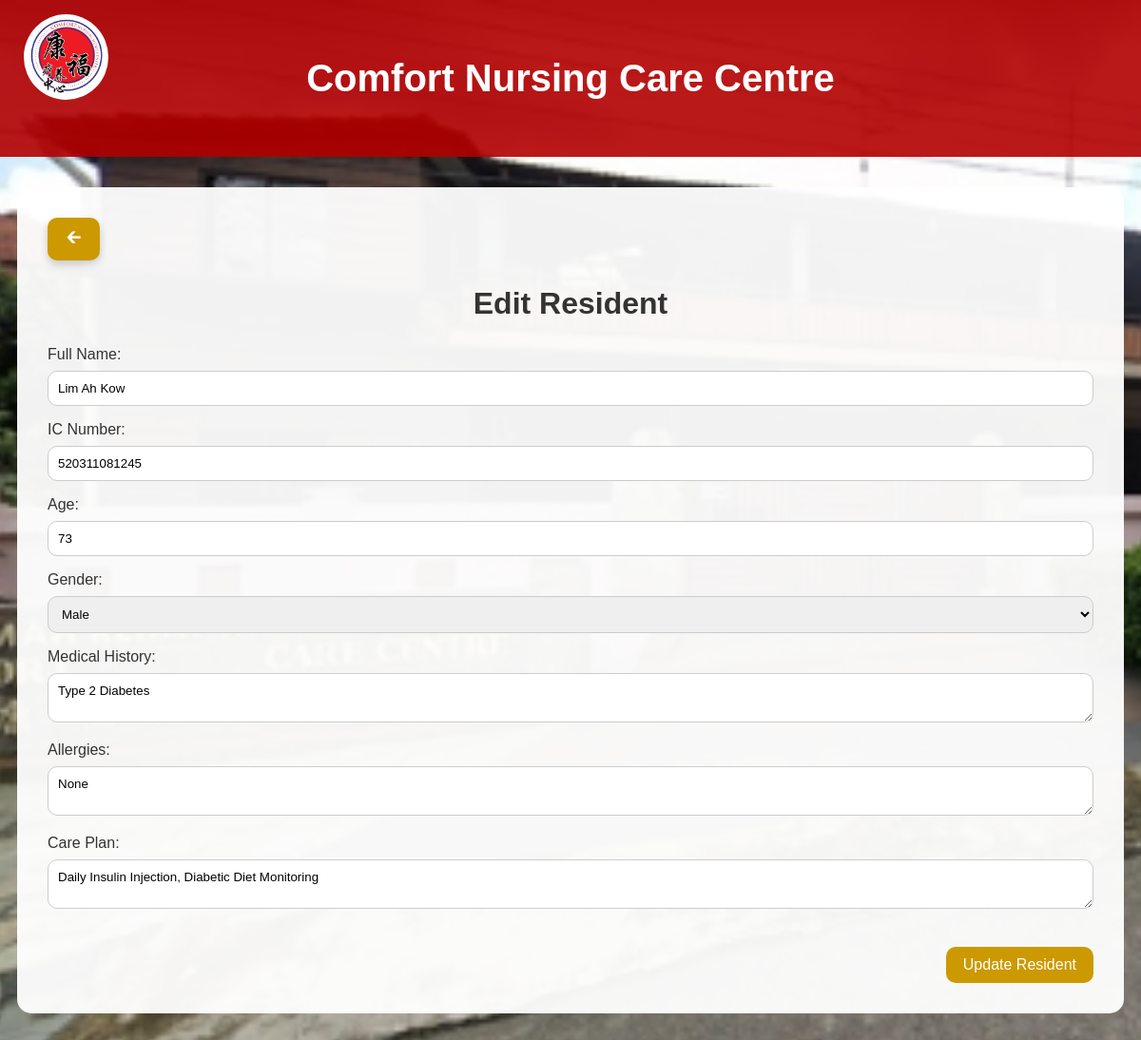
Screenshot of /admin/edit_resident.php?id=1 (signed in) with the database file from the repository.
### tables this page shows
CREATE TABLE `residents` (
  `resident_id` int(11) NOT NULL,
  `name` varchar(100) NOT NULL,
  `IC_number` varchar(20) NOT NULL,
  `age` int(11) DEFAULT NULL,
  `gender` enum('male','female') NOT NULL,
  `medical_history` text DEFAULT NULL,
  `allergies` text DEFAULT NULL,
  `care_plan` text DEFAULT NULL,
  `assigned_staff_id` int(11) DEFAULT NULL
);

### admin/edit_resident.php (the view, shortened to what this page needs)
<?php
include_once '../config/db.php';
$resident_id = $_GET['id'];
$stmt = $conn->prepare("SELECT * FROM residents WHERE resident_id = ?");
$stmt->bind_param("i", $resident_id);
$stmt->execute();
$result = $stmt->get_result();
$data = $result->fetch_assoc();
?>
<!DOCTYPE html>
<html>
<head>
    <link rel='stylesheet' href='../css/style.css'>
</head>
<body>
<header><img src="../images/logo.png" alt="Logo" class="header-logo">Comfort Nursing Care Centre</header>
<div class='container'>
    <div class="staff-form-container">
        <a href="manage_resident.php" class="arrow-button">🡰</a>
        <h2>Edit Resident</h2>
        <form method="POST" id="editForm">
            <label>Full Name:</label>
            <input type="text" name="name" value="<?= htmlspecialchars($data['name']) ?>" required>
            <label>IC Number:</label>
            <input type="text" name="ic" value="<?= $data['IC_number'] ?>" required>
            <label>Age:</label>
            <input type="number" name="age" value="<?= $data['age'] ?>" required>
            <label>Gender:</label>
            <select name="gender" required>
                <option value="male" <?= $data['gender'] == 'male' ? 'selected' : '' ?>>Male</option>
            </select>
            <label>Medical History:</label>
            <textarea name="medical_history"><?= htmlspecialchars($data['medical_history']) ?></textarea>
            <label>Allergies:</label>
            <textarea name="allergies"><?= htmlspecialchars($data['allergies']) ?></textarea>
            <label>Care Plan:</label>
            <textarea name="care_plan"><?= htmlspecialchars($data['care_plan']) ?></textarea>
            <div class="bottom-right">
                <button type="button" id="confirmUpdateBtn">Update Resident</button>
            </div>
        </form>
    </div>
</div>
</body>
</html>

### css/style.css (style rules this page uses)
* { font-family: "Trebuchet MS", Helvetica, sans-serif; }
body { background: url('../images/bg.jpeg') no-repeat center center fixed; background-size: cover; margin: 0; padding: 0; color: #333; }
header { background-color: rgba(179, 0, 0, 0.9); color: white; padding: 1.5em 2em; text-align: center; font-size: 2.5em; font-weight: bold; position: relative; }
.header-logo { position: absolute; top: 15px; left: 25px; height: 80px; background-color: white; border-radius: 50%; padding: 5px; }
h2 { text-align: center; font-size: 2em; }
.container { background: rgba(255,255,255,0.95); margin: 2em auto; padding: 2em; border-radius: 15px; max-width: 1100px; }
input[type=text], input[type=password], input[type=number], input[type=date], input[type=time], select, textarea { width: 100%; padding: 10px; margin: 8px 0 16px 0; display: inline-block; border: 1px solid #ccc; border-radius: 10px; box-sizing: border-box; }
button, input[type=submit], a.button { background-color: #cc9900; color: white; padding: 10px 18px; border: none; border-radius: 10px; cursor: pointer; font-size: 1em; text-decoration: none; }
.arrow-button { display: inline-flex; align-items: center; justify-content: center; width: 55px; height: 45px; background-color: #cc9900; border-radius: 10px; font-size: 20px; text-decoration: none; box-shadow: 0 4px 8px rgba(0, 0, 0, 0.2); transition: transform 0.2s; color: white; }
.bottom-right { margin-top: 20px; text-align: right; }

### rows the page displays
residents: name "Lim Ah Kow", ic "520311081245", age "73", gender "Male", medical_history "Type 2 Diabetes", allergies "None", care_plan "Daily Insulin Injection, Diabetic Diet Monitoring"
